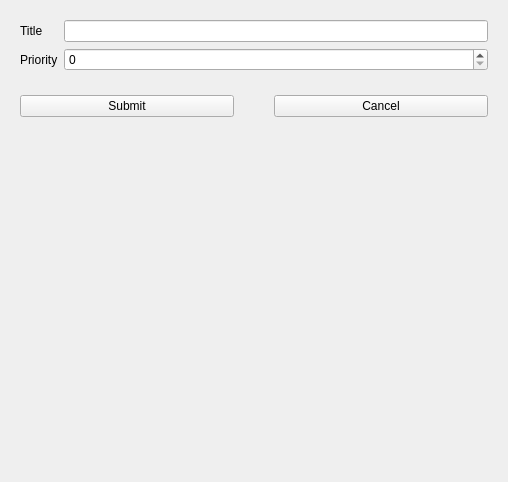
<?xml version="1.0" encoding="UTF-8"?>
<ui version="4.0">
 <class>StepFormWidget</class>
 <widget class="QWidget" name="StepFormWidget">
  <property name="geometry">
   <rect>
    <x>0</x>
    <y>0</y>
    <width>508</width>
    <height>482</height>
   </rect>
  </property>
  <property name="windowTitle">
   <string>StepFormWidget</string>
  </property>
  <layout class="QVBoxLayout" name="verticalLayout">
   <item>
    <widget class="QWidget" name="widget" native="true">
     <layout class="QFormLayout" name="formLayout">
      <item row="0" column="0">
       <widget class="QLabel" name="titleLabel">
        <property name="text">
         <string>Title</string>
        </property>
       </widget>
      </item>
      <item row="0" column="1">
       <widget class="QLineEdit" name="titleEdit"/>
      </item>
      <item row="1" column="0">
       <widget class="QLabel" name="priority">
        <property name="text">
         <string>Priority</string>
        </property>
       </widget>
      </item>
      <item row="1" column="1">
       <widget class="QSpinBox" name="prioritySpinBox"/>
      </item>
     </layout>
    </widget>
   </item>
   <item>
    <widget class="QWidget" name="widget_2" native="true">
     <layout class="QHBoxLayout" name="horizontalLayout">
      <property name="spacing">
       <number>40</number>
      </property>
      <item>
       <widget class="QPushButton" name="submit">
        <property name="text">
         <string>Submit</string>
        </property>
       </widget>
      </item>
      <item>
       <widget class="QPushButton" name="cancel">
        <property name="text">
         <string>Cancel</string>
        </property>
       </widget>
      </item>
     </layout>
    </widget>
   </item>
   <item>
    <spacer name="verticalSpacer">
     <property name="orientation">
      <enum>Qt::Vertical</enum>
     </property>
     <property name="sizeHint" stdset="0">
      <size>
       <width>20</width>
       <height>40</height>
      </size>
     </property>
    </spacer>
   </item>
  </layout>
 </widget>
 <resources/>
 <connections/>
</ui>
